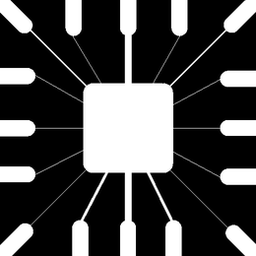
%> input picture Lab10/morphology.tif (cropped and resized to the size of MATLAB's example picture), 256 x 256 px, given in place of cameraman.tif, which was not available
$ octave q2a.m   (GNU Octave 9; MATLAB toolbox functions it lacks are replaced by stand-ins)
%> lines starting %> are read from the running program, lines starting %| are printed output that depends on the picture; in (x1, y1, x2, y2) boxes, pixels count from 0 and x2, y2 are one past the last pixel; in counts of white or black regions, pixels touching at a corner belong together; the program's own positions count from 1; pictures that were not available may be replaced by others from this repository, and a replacement may not be noted

clc;
clear all;
close all;

a = imread('cameraman.tif');
%> a is the input picture: size 256x256 uint8; min 0, max 255, mean 71.8

b = im2double(a);

[m,n] = size(b);
%> m = 256; n = 256
sp = rand(m,n)
b1 = zeros(m,n)
for i = 1:m
    for j = 1:n
        if sp(i,j)<0.1
            b1(i,j) = 0;
        elseif sp(i,j)>0.9
            b1(i,j) = 1;
        else
            b1(i,j) = b(i,j);
        end
    end
end
imshow(b1);title('noisy image');
c = zeros(2*m,2*n);

[p,q] = size(c);
%> p = 512; q = 512

for i = 1:p
    for j = 1:q
        if i <= m && j<= n
            c(i,j) = b1(i,j);
        else
            c(i,j) = 0;
        end
    end
end
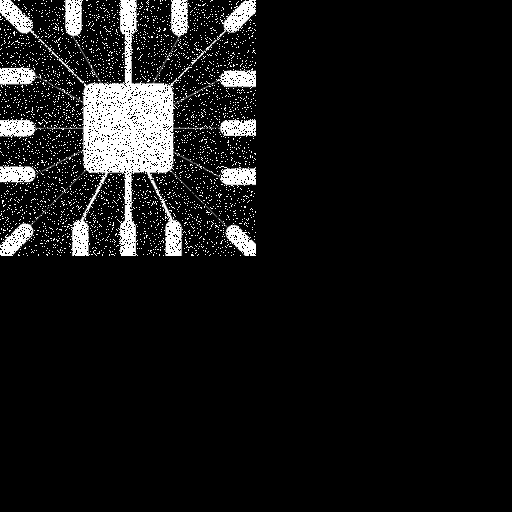
%> c: size 512x512 double; min 0, max 1, mean 0.0811
imshow(b);title('original image');
figure;
imshow(c);title('padded image');

d = zeros(p,q);

for i = 1:p
    for j = 1:q
        d(i,j) = c(i,j).*(-1).^(i + j);
    end
end
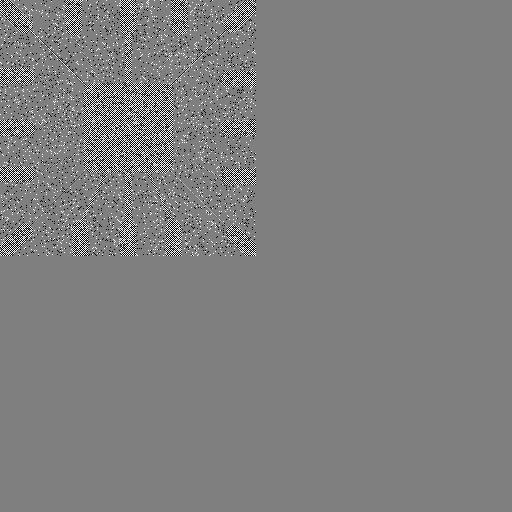
%> d: size 512x512 double; min -1, max 1, mean -4.97e-06; drawn with min black and max white
figure;
imshow(d);title('pre processed image for calculating DFT');

e = fft2(d);
figure;imshow(e);title('2D DFT of the pre processed image');

[x,y] = freqspace(p,'meshgrid');
z = zeros(p,q);
for i = 1:p
    for j = 1:q
        z(i,j) = sqrt(x(i,j).^2 + y(i,j).^2);
    end
end
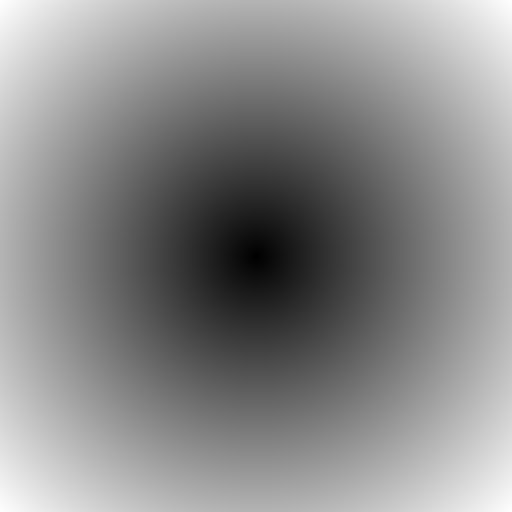
%> z: size 512x512 double; min 0, max 1.41, mean 0.765; drawn with min black and max white


H = zeros(p,q);
for i = 1:p
    for j = 1:q
        if z(i,j) >= 0.4
            H(i,j) = 0;
        else
            H(i,j) = 1;
        end
    end
end
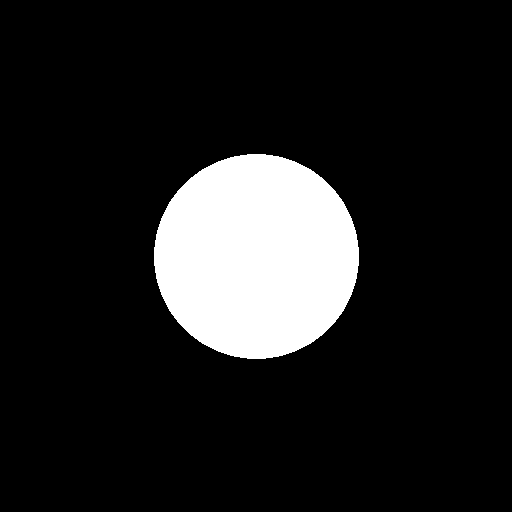
%> H: size 512x512 double; values 0 (black) and 1 (white), 12.6% white; 1 white region, box (x1, y1, x2, y2) and area: (154, 154, 359, 359) 32937
figure;imshow(H);title('high Pass Filter Mask');

h1 = e.*H;
figure;
imshow(h1);title('high passed output');

h2 = ifft2(h1);
figure;
imshow(h2);title('output image after inverse 2D DFT');

h3 = zeros(p,q);
for i = 1:p
    for j = 1:q
        h3(i,j) = h2(i,j).*((-1).^(i+j));
    end
end
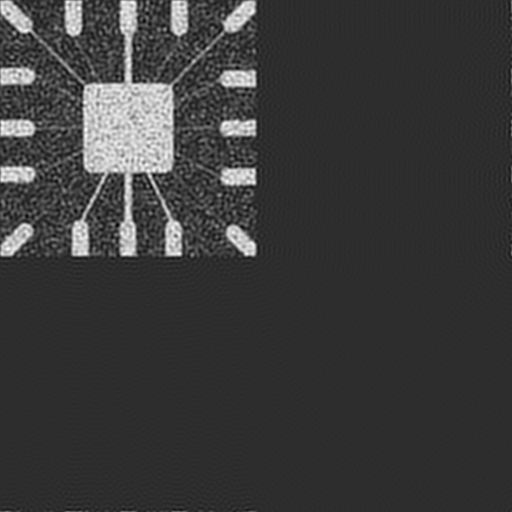
%> h3: size 512x512 double; min -0.263, max 1.22, mean 0.0811; drawn with min black and max white
figure;
imshow(h3);title('Post Processed image');

out = zeros(m,n);
for i = 1:m
    for j = 1:n
        out(i,j) = h3(i,j);
    end
end
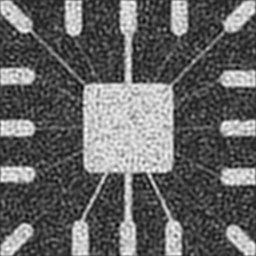
%> out: size 256x256 double; min -0.263, max 1.22, mean 0.323; drawn with min black and max white
figure;
imshow([b out]);title('input image                 output image');
%> after `imshow([b out])`:
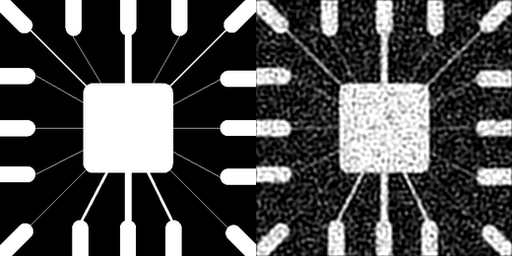
%> displayed picture: size 256x512, on the screen's scale of 0 to 255; min 0, max 255, mean 77.6
